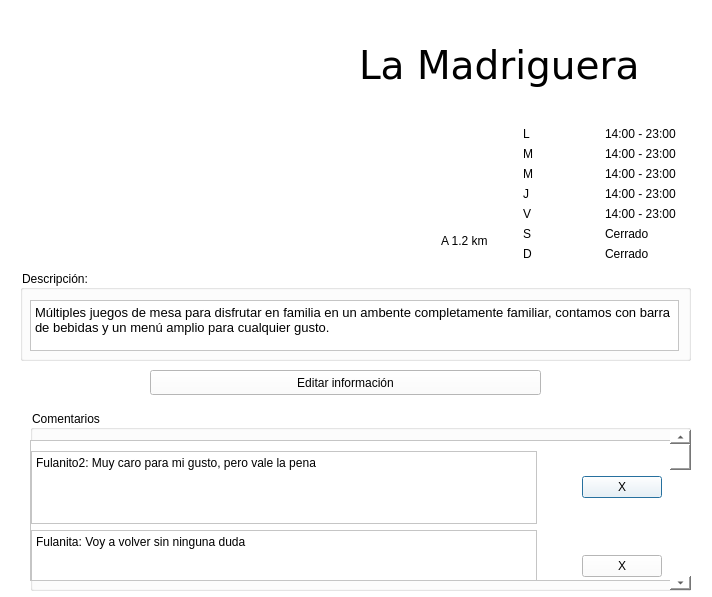
<?xml version="1.0" encoding="UTF-8"?>
<ui version="4.0">
 <class>Dialog</class>
 <widget class="QDialog" name="Dialog">
  <property name="geometry">
   <rect>
    <x>0</x>
    <y>0</y>
    <width>712</width>
    <height>597</height>
   </rect>
  </property>
  <property name="windowTitle">
   <string>Dialog</string>
  </property>
  <property name="styleSheet">
   <string notr="true">background-color: rgb(255, 255, 255);
</string>
  </property>
  <widget class="QGroupBox" name="groupBox_2">
   <property name="geometry">
    <rect>
     <x>20</x>
     <y>270</y>
     <width>671</width>
     <height>91</height>
    </rect>
   </property>
   <property name="title">
    <string>Descripción:</string>
   </property>
   <widget class="QTextEdit" name="textEdit">
    <property name="geometry">
     <rect>
      <x>10</x>
      <y>30</y>
      <width>649</width>
      <height>51</height>
     </rect>
    </property>
    <property name="html">
     <string>&lt;!DOCTYPE HTML PUBLIC &quot;-//W3C//DTD HTML 4.0//EN&quot; &quot;http://www.w3.org/TR/REC-html40/strict.dtd&quot;&gt;
&lt;html&gt;&lt;head&gt;&lt;meta name=&quot;qrichtext&quot; content=&quot;1&quot; /&gt;&lt;style type=&quot;text/css&quot;&gt;
p, li { white-space: pre-wrap; }
&lt;/style&gt;&lt;/head&gt;&lt;body style=&quot; font-family:'DejaVu Sans, '; font-size:10pt; font-weight:400; font-style:normal;&quot;&gt;
&lt;p style=&quot; margin-top:0px; margin-bottom:0px; margin-left:0px; margin-right:0px; -qt-block-indent:0; text-indent:0px;&quot;&gt;Múltiples juegos de mesa para disfrutar en familia en un ambente completamente familiar, contamos con barra de bebidas y un menú amplio para cualquier gusto.&lt;/p&gt;&lt;/body&gt;&lt;/html&gt;</string>
    </property>
   </widget>
  </widget>
  <widget class="QGroupBox" name="groupBox">
   <property name="geometry">
    <rect>
     <x>30</x>
     <y>410</y>
     <width>661</width>
     <height>181</height>
    </rect>
   </property>
   <property name="title">
    <string>Comentarios</string>
   </property>
   <widget class="QScrollArea" name="scrollArea">
    <property name="geometry">
     <rect>
      <x>0</x>
      <y>30</y>
      <width>641</width>
      <height>141</height>
     </rect>
    </property>
    <property name="verticalScrollBarPolicy">
     <enum>Qt::ScrollBarAsNeeded</enum>
    </property>
    <property name="sizeAdjustPolicy">
     <enum>QAbstractScrollArea::AdjustToContents</enum>
    </property>
    <property name="widgetResizable">
     <bool>true</bool>
    </property>
    <widget class="QWidget" name="scrollAreaWidgetContents">
     <property name="geometry">
      <rect>
       <x>0</x>
       <y>0</y>
       <width>639</width>
       <height>139</height>
      </rect>
     </property>
     <widget class="QWidget" name="layoutWidget">
      <property name="geometry">
       <rect>
        <x>0</x>
        <y>10</y>
        <width>631</width>
        <height>230</height>
       </rect>
      </property>
      <layout class="QVBoxLayout" name="verticalLayout_2">
       <item>
        <layout class="QHBoxLayout" name="horizontalLayout_23">
         <item>
          <widget class="QPlainTextEdit" name="plainTextEdit_2">
           <property name="plainText">
            <string>Fulanito2: Muy caro para mi gusto, pero vale la pena
</string>
           </property>
          </widget>
         </item>
         <item>
          <layout class="QHBoxLayout" name="horizontalLayout_24">
           <item>
            <widget class="QLabel" name="label_38">
             <property name="text">
              <string/>
             </property>
             <property name="pixmap">
              <pixmap>../Pictures/estrella.png</pixmap>
             </property>
            </widget>
           </item>
           <item>
            <widget class="QLabel" name="label_39">
             <property name="text">
              <string/>
             </property>
             <property name="pixmap">
              <pixmap>../Pictures/estrella.png</pixmap>
             </property>
            </widget>
           </item>
           <item>
            <widget class="QLabel" name="label_41">
             <property name="text">
              <string/>
             </property>
             <property name="pixmap">
              <pixmap>../Pictures/estrella.png</pixmap>
             </property>
            </widget>
           </item>
          </layout>
         </item>
         <item>
          <widget class="QPushButton" name="pushButton_iniciar_4">
           <property name="text">
            <string>X</string>
           </property>
          </widget>
         </item>
        </layout>
       </item>
       <item>
        <layout class="QHBoxLayout" name="horizontalLayout_25">
         <item>
          <widget class="QPlainTextEdit" name="plainTextEdit_3">
           <property name="plainText">
            <string>Fulanita: Voy a volver sin ninguna duda
</string>
           </property>
          </widget>
         </item>
         <item>
          <layout class="QHBoxLayout" name="horizontalLayout_26">
           <item>
            <widget class="QLabel" name="label_40">
             <property name="text">
              <string/>
             </property>
             <property name="pixmap">
              <pixmap>../Pictures/estrella.png</pixmap>
             </property>
            </widget>
           </item>
           <item>
            <widget class="QLabel" name="label_42">
             <property name="text">
              <string/>
             </property>
             <property name="pixmap">
              <pixmap>../Pictures/estrella.png</pixmap>
             </property>
            </widget>
           </item>
           <item>
            <widget class="QLabel" name="label_50">
             <property name="text">
              <string/>
             </property>
             <property name="pixmap">
              <pixmap>../Pictures/estrella.png</pixmap>
             </property>
            </widget>
           </item>
          </layout>
         </item>
         <item>
          <widget class="QPushButton" name="pushButton_iniciar_3">
           <property name="text">
            <string>X</string>
           </property>
          </widget>
         </item>
        </layout>
       </item>
       <item>
        <layout class="QHBoxLayout" name="horizontalLayout_22">
         <item>
          <widget class="QPlainTextEdit" name="plainTextEdit">
           <property name="plainText">
            <string>Fulanito: Me gustó muchisimo el lugar, lo recomiendo mucho</string>
           </property>
          </widget>
         </item>
         <item>
          <layout class="QHBoxLayout" name="horizontalLayout_21">
           <item>
            <widget class="QLabel" name="label_36">
             <property name="text">
              <string/>
             </property>
             <property name="pixmap">
              <pixmap>../Pictures/estrella.png</pixmap>
             </property>
            </widget>
           </item>
           <item>
            <widget class="QLabel" name="label_12">
             <property name="text">
              <string/>
             </property>
             <property name="pixmap">
              <pixmap>../Pictures/estrella.png</pixmap>
             </property>
            </widget>
           </item>
           <item>
            <widget class="QLabel" name="label_37">
             <property name="text">
              <string/>
             </property>
             <property name="pixmap">
              <pixmap>../Pictures/estrella.png</pixmap>
             </property>
            </widget>
           </item>
           <item>
            <widget class="QLabel" name="label_13">
             <property name="text">
              <string/>
             </property>
             <property name="pixmap">
              <pixmap>../Pictures/estrella.png</pixmap>
             </property>
            </widget>
           </item>
           <item>
            <widget class="QPushButton" name="pushButton_iniciar">
             <property name="text">
              <string>X</string>
             </property>
            </widget>
           </item>
          </layout>
         </item>
        </layout>
       </item>
      </layout>
     </widget>
    </widget>
   </widget>
   <widget class="QScrollBar" name="verticalScrollBar">
    <property name="geometry">
     <rect>
      <x>640</x>
      <y>20</y>
      <width>21</width>
      <height>160</height>
     </rect>
    </property>
    <property name="orientation">
     <enum>Qt::Vertical</enum>
    </property>
   </widget>
  </widget>
  <widget class="QPushButton" name="pushButton_iniciar_5">
   <property name="geometry">
    <rect>
     <x>150</x>
     <y>370</y>
     <width>391</width>
     <height>25</height>
    </rect>
   </property>
   <property name="text">
    <string>Editar información</string>
   </property>
  </widget>
  <widget class="QWidget" name="">
   <property name="geometry">
    <rect>
     <x>30</x>
     <y>10</y>
     <width>651</width>
     <height>251</height>
    </rect>
   </property>
   <layout class="QHBoxLayout" name="horizontalLayout_4">
    <item>
     <widget class="QLabel" name="label">
      <property name="text">
       <string/>
      </property>
      <property name="pixmap">
       <pixmap>../Pictures/mad.png</pixmap>
      </property>
     </widget>
    </item>
    <item>
     <layout class="QVBoxLayout" name="verticalLayout_5">
      <item>
       <widget class="QLabel" name="label_2">
        <property name="font">
         <font>
          <family>DejaVu Sans</family>
          <pointsize>29</pointsize>
         </font>
        </property>
        <property name="text">
         <string>La Madriguera</string>
        </property>
       </widget>
      </item>
      <item>
       <layout class="QHBoxLayout" name="horizontalLayout_20">
        <item>
         <layout class="QVBoxLayout" name="verticalLayout">
          <item>
           <layout class="QHBoxLayout" name="horizontalLayout_2">
            <item>
             <widget class="QLabel" name="label_6">
              <property name="text">
               <string/>
              </property>
              <property name="pixmap">
               <pixmap>../Pictures/pesos.png</pixmap>
              </property>
             </widget>
            </item>
            <item>
             <widget class="QLabel" name="label_7">
              <property name="text">
               <string/>
              </property>
              <property name="pixmap">
               <pixmap>../Pictures/pesos.png</pixmap>
              </property>
             </widget>
            </item>
            <item>
             <widget class="QLabel" name="label_8">
              <property name="text">
               <string/>
              </property>
              <property name="pixmap">
               <pixmap>../Pictures/pesos.png</pixmap>
              </property>
             </widget>
            </item>
           </layout>
          </item>
          <item>
           <layout class="QHBoxLayout" name="horizontalLayout">
            <item>
             <widget class="QLabel" name="label_3">
              <property name="text">
               <string/>
              </property>
              <property name="pixmap">
               <pixmap>../Pictures/estrella.png</pixmap>
              </property>
             </widget>
            </item>
            <item>
             <widget class="QLabel" name="label_4">
              <property name="text">
               <string/>
              </property>
              <property name="pixmap">
               <pixmap>../Pictures/estrella.png</pixmap>
              </property>
             </widget>
            </item>
            <item>
             <widget class="QLabel" name="label_5">
              <property name="text">
               <string/>
              </property>
              <property name="pixmap">
               <pixmap>../Pictures/estrella.png</pixmap>
              </property>
             </widget>
            </item>
            <item>
             <widget class="QLabel" name="label_9">
              <property name="text">
               <string/>
              </property>
              <property name="pixmap">
               <pixmap>../Pictures/estrella.png</pixmap>
              </property>
             </widget>
            </item>
           </layout>
          </item>
          <item>
           <layout class="QHBoxLayout" name="horizontalLayout_3">
            <item>
             <widget class="QLabel" name="label_10">
              <property name="text">
               <string/>
              </property>
              <property name="pixmap">
               <pixmap>../Pictures/ubi.png</pixmap>
              </property>
             </widget>
            </item>
            <item>
             <widget class="QLabel" name="label_11">
              <property name="text">
               <string>A 1.2 km</string>
              </property>
             </widget>
            </item>
           </layout>
          </item>
         </layout>
        </item>
        <item>
         <layout class="QVBoxLayout" name="verticalLayout_8">
          <item>
           <layout class="QHBoxLayout" name="horizontalLayout_36">
            <item>
             <widget class="QLabel" name="label_43">
              <property name="text">
               <string>L</string>
              </property>
             </widget>
            </item>
            <item>
             <widget class="QLabel" name="label_29">
              <property name="text">
               <string>14:00 - 23:00</string>
              </property>
             </widget>
            </item>
           </layout>
          </item>
          <item>
           <layout class="QHBoxLayout" name="horizontalLayout_37">
            <item>
             <widget class="QLabel" name="label_44">
              <property name="text">
               <string>M</string>
              </property>
             </widget>
            </item>
            <item>
             <widget class="QLabel" name="label_30">
              <property name="text">
               <string>14:00 - 23:00</string>
              </property>
             </widget>
            </item>
           </layout>
          </item>
          <item>
           <layout class="QHBoxLayout" name="horizontalLayout_38">
            <item>
             <widget class="QLabel" name="label_45">
              <property name="text">
               <string>M</string>
              </property>
             </widget>
            </item>
            <item>
             <widget class="QLabel" name="label_31">
              <property name="text">
               <string>14:00 - 23:00</string>
              </property>
             </widget>
            </item>
           </layout>
          </item>
          <item>
           <layout class="QHBoxLayout" name="horizontalLayout_39">
            <item>
             <widget class="QLabel" name="label_46">
              <property name="text">
               <string>J</string>
              </property>
             </widget>
            </item>
            <item>
             <widget class="QLabel" name="label_32">
              <property name="text">
               <string>14:00 - 23:00</string>
              </property>
             </widget>
            </item>
           </layout>
          </item>
          <item>
           <layout class="QHBoxLayout" name="horizontalLayout_40">
            <item>
             <widget class="QLabel" name="label_47">
              <property name="text">
               <string>V</string>
              </property>
             </widget>
            </item>
            <item>
             <widget class="QLabel" name="label_33">
              <property name="text">
               <string>14:00 - 23:00</string>
              </property>
             </widget>
            </item>
           </layout>
          </item>
          <item>
           <layout class="QHBoxLayout" name="horizontalLayout_41">
            <item>
             <widget class="QLabel" name="label_48">
              <property name="text">
               <string>S</string>
              </property>
             </widget>
            </item>
            <item>
             <widget class="QLabel" name="label_34">
              <property name="text">
               <string>Cerrado</string>
              </property>
             </widget>
            </item>
           </layout>
          </item>
          <item>
           <layout class="QHBoxLayout" name="horizontalLayout_42">
            <item>
             <widget class="QLabel" name="label_49">
              <property name="text">
               <string>D</string>
              </property>
             </widget>
            </item>
            <item>
             <widget class="QLabel" name="label_35">
              <property name="text">
               <string>Cerrado</string>
              </property>
             </widget>
            </item>
           </layout>
          </item>
         </layout>
        </item>
       </layout>
      </item>
     </layout>
    </item>
   </layout>
  </widget>
 </widget>
 <resources/>
 <connections/>
</ui>
